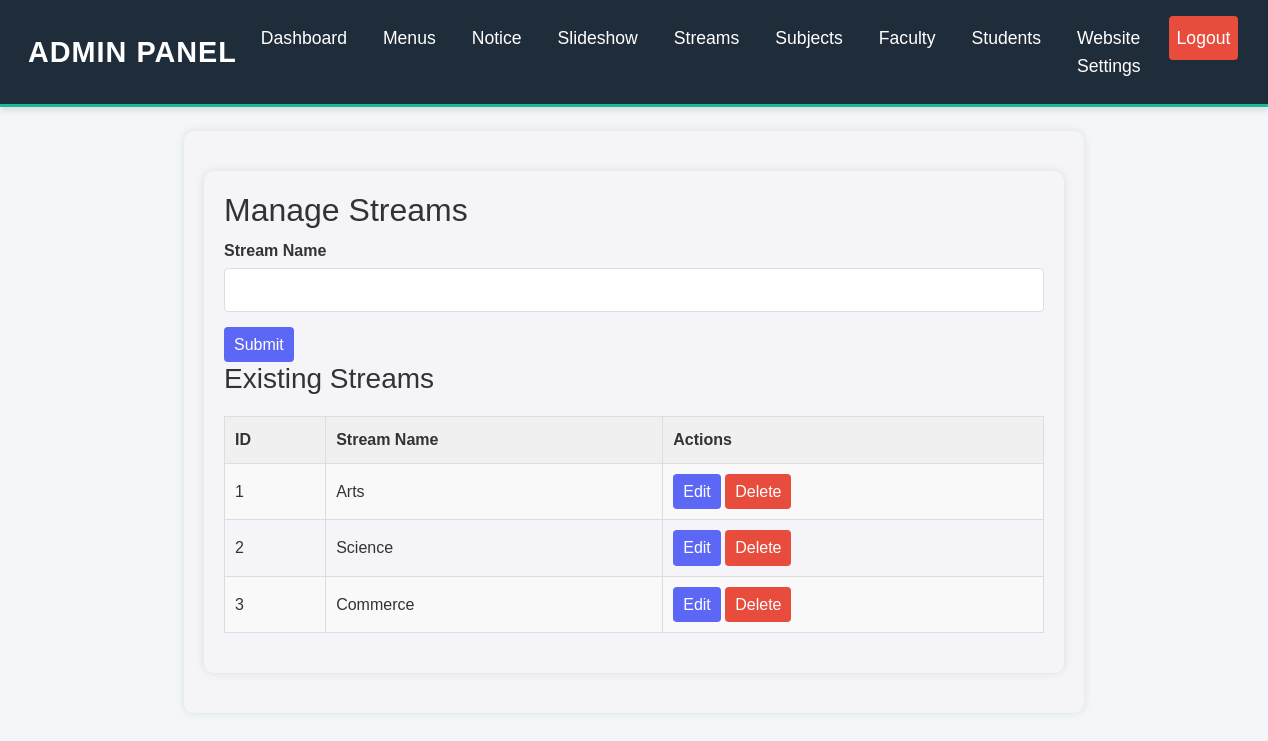
/admin/stream.php (signed in), run on the app's committed database.
### tables this page shows
CREATE TABLE `streams` (
  `id` int(11) NOT NULL,
  `stream_name` varchar(100) NOT NULL
);

### admin/stream.php (the view, shortened to what this page needs)
<?php
include 'header.php';
$streams = [];
$sql = "SELECT * FROM streams ORDER BY id ASC";
$result = $conn->query($sql);
if ($result->num_rows > 0) {
    while ($row = $result->fetch_assoc()) {
        $streams[] = $row;
    }
}
?>
<!DOCTYPE html>
<html lang="en">
<head>
</head>
<body>
<div class="container">
    <h2>Manage Streams</h2>
    <form method="POST" id="streamForm">
        <div class="form-group">
            <label for="stream_name">Stream Name</label>
            <input type="text" name="stream_name" id="streamName" required>
        </div>
        <button type="submit" class="action-btn">Submit</button>
    </form>
    <h3>Existing Streams</h3>
    <table>
        <tr>
            <th>ID</th>
            <th>Stream Name</th>
            <th>Actions</th>
        </tr>
        <?php foreach ($streams as $stream): ?>
            <tr>
                <td><?php echo $stream['id']; ?></td>
                <td><?php echo $stream['stream_name']; ?></td>
                <td>
                    <button class="action-btn" onclick="editStream(<?php echo $stream['id']; ?>, '<?php echo $stream['stream_name']; ?>')">Edit</button>
                    <form method="POST" style="display:inline;">
                        <button type="submit" class="action-btn" style="background-color: #e74c3c;">Delete</button>
                    </form>
                </td>
            </tr>
        <?php endforeach; ?>
    </table>
</div>
</body>
</html>

### admin/styles.css (style rules this page uses)
body { font-family: sans-serif; line-height: 1.6; color: #333; background-color: #f4f4f4; }
.container { max-width: 960px; margin: 20px auto; padding: 20px; background: #fff; box-shadow: 0 0 10px rgba(0, 0, 0, 0.1); border-radius: 8px; }
h2, h3 { color: #333; }
.form-group { margin-bottom: 15px; }
label { display: block; margin-bottom: 5px; }
input, textarea, select { width: 100%; padding: 10px; border: 1px solid #ddd; border-radius: 4px; box-sizing: border-box; }
table { width: 100%; border-collapse: collapse; margin-top: 20px; }
th, td { text-align: left; padding: 8px; border: 1px solid #ddd; }
th { background-color: #f0f0f0; }
tr:nth-child(even) { background-color: #f9f9f9; }
.action-btn { background-color: #007bff; color: #fff; padding: 10px 20px; border: none; border-radius: 4px; cursor: pointer; transition: background-color 0.3s ease; }
button { background-color: #6c757d; color: white; padding: 8px 15px; border: none; border-radius: 4px; cursor: pointer; transition: background-color 0.3s ease; }
body { font-family: Arial, sans-serif; background-color: #f4f7fa; color: #333; }
.container { margin-top: 30px; }

### admin/stream.php (style rules this page uses)
body { font-family: Arial, sans-serif; }
.container { max-width: 900px; margin: 20px auto; padding: 20px; background-color: #f4f4f9; border-radius: 10px; }
table { width: 100%; border-collapse: collapse; margin-bottom: 20px; }
table, th, td { border: 1px solid #ddd; }
th, td { padding: 10px; text-align: left; }
.action-btn { padding: 5px 10px; background-color: #5c67f5; color: white; border: none; cursor: pointer; }
.form-group { margin-bottom: 15px; }
label { display: block; font-weight: bold; margin-bottom: 5px; }
input[type="text"] { width: 100%; padding: 8px; box-sizing: border-box; }

### data on the page
streams: id "1", stream_name "Arts"
streams: id "2", stream_name "Science"
streams: id "3", stream_name "Commerce"
